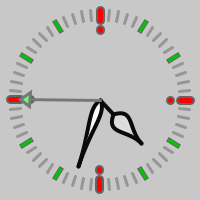
Frame 1 (no input)
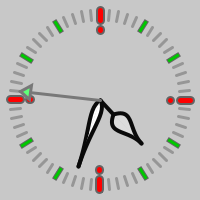
Frame 60 (the mouse pressed at the canvas centre just before this capture)
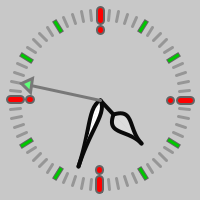
Frame 120 (the mouse held since frame 60 and released just before this capture)

The Processing sketch that drew these frames (run headless with seeded random() and noise(); from frame 60 on, the mouse is pressed at the canvas centre):

// Processing sketch: processing_122122
// ── processing_122122.pde

void setup()
{size(200,200);
}

void draw()
{
  background(200);
  translate(width/2, height/2);
  for (int m=1 ; m<=60 ; m++ )
  {
    minuteTick(m);
  }
  for (int h=1 ; h<=12 ; h++ )
  { 
    hourTick(h);
  }
  
  quarterTick(3);
  quarterTick(6);
  quarterTick(9);
  quarterTick(12);
  
  hourHand(hour()+float(minute())/60);
  minuteHand(minute());
  secondHand(second());
}

void hourHand(float hour)
{
  pushMatrix();
  pushStyle();
  rotate(hourAngle(hour));
  stroke(10);
  fill(220);
  strokeWeight(4);
  line(0,0, 20,0);
  bezier(20, 0, 30, 20, 40, 0, 60, 0);
  bezier(20, 0, 30, -20, 40, -0, 60, 0);
  popStyle();
  popMatrix();
}

void minuteHand(int minute)
{
  pushMatrix();
  pushStyle();
  rotate(minuteAngle(minute));
  stroke(10);
  strokeWeight(4);
  bezier(0, 0, 10, 10, 30, 0, 70, 0);
  bezier(0, 0, 10, -10, 30, 0, 70, 0);
  popStyle();
  popMatrix();
}

void secondHand(int second)
{
  pushMatrix();
  pushStyle();
  rotate(minuteAngle(second));
  stroke(120);
  strokeWeight(3);
  line(0, 0, 80, 0);
  fill(color(95,255,120));
  triangle(80, 0, 70, 7, 70, -7);
  popStyle();
  popMatrix();
}
void quarterTick(int q)
{
  pushMatrix();
  float angle = hourAngle(q);
  rotate(angle);
  strokeCap(ROUND);
  stroke(100);
  strokeWeight(9);
  line(80, 0, 90, 0);
  point(70, 0);
  stroke(color(255,0,0));
  strokeWeight(5);
  line(80, 0, 90, 0);
  point(70, 0);
  popMatrix();
}

void hourTick(int h)
{
  pushMatrix();
  float angle = hourAngle(h);
  rotate(angle);
  strokeCap(PROJECT);
  stroke(100);
  strokeWeight(5);
  line(80, 0, 90, 0);
  stroke(color(0, 200, 0)); 
  strokeWeight(3); 
  line(80, 0, 90, 0); 
  popMatrix(); 
} 

void minuteTick(int m) 
{ 
  pushMatrix(); 
  float angle = minuteAngle(m); 
  rotate(angle); 
  strokeCap(ROUND); 
  stroke(150); 
  strokeWeight(3); 
  line(80, 0, 90, 0); 
  popMatrix(); 
} 

float hourAngle(float hour) 
{ 
  return radians(map(hour, 0, 12, -90, 270)); 
} 

float minuteAngle(float minute) 
{ 
  return radians(map(minute, 0, 60, -90, 270)); 
} 
